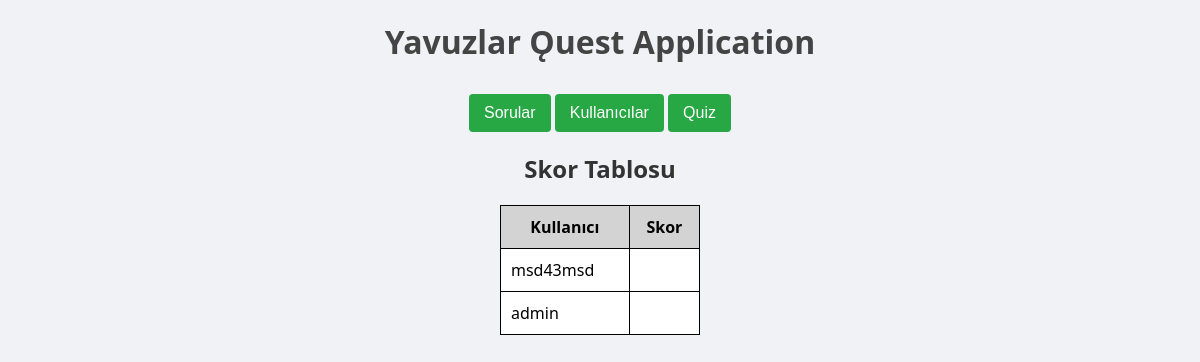
The app's page /index.php (signed in), older data.
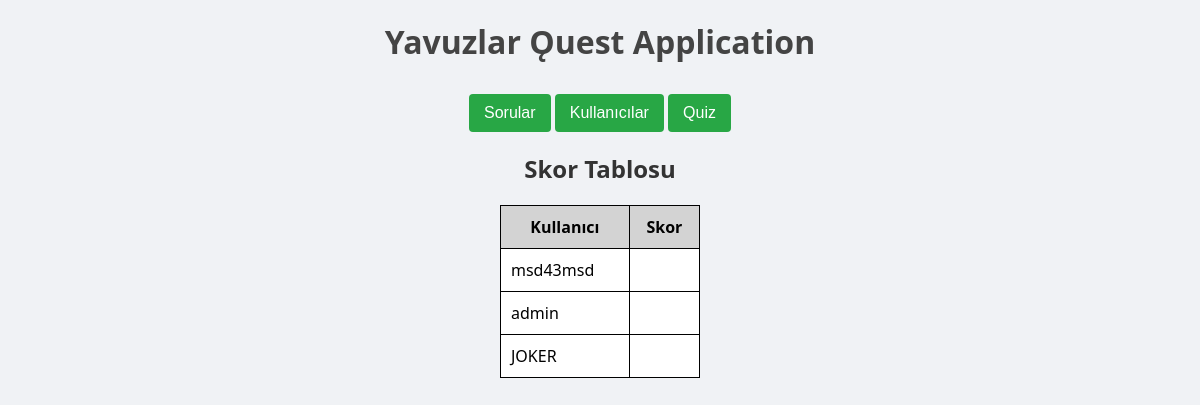
The same page, newer data.
### tables this page shows
CREATE TABLE users (
        id INTEGER PRIMARY KEY AUTOINCREMENT,
        username TEXT NOT NULL UNIQUE,
        password TEXT NOT NULL,
        role TEXT NOT NULL CHECK (role IN ('admin', 'user'))
    , "skore");

### index.php (the view, shortened to what this page needs)
<?php
try {
    $pdo = new PDO('sqlite:veriler.db');
    $pdo->setAttribute(PDO::ATTR_ERRMODE, PDO::ERRMODE_EXCEPTION);
    $stmt = $pdo->query('SELECT username, skore FROM users ORDER BY skore DESC');
    $users = $stmt->fetchAll(PDO::FETCH_ASSOC);
} catch (PDOException $e) {
    echo 'Veritabanı bağlantı hatası: ' . $e->getMessage();
    exit();
}
?>
<!DOCTYPE html>
<html lang="tr">
<head>
    <link rel="stylesheet" href="style.css">
</head>
<body>
    <h1>Yavuzlar Ǫuest Application</h1>
    <nav>
        <?php if (isset($_SESSION['user_id']) && $_SESSION['role'] == 'admin') { ?>
            <a href="admin.php"><button type="button">Sorular</button></a>
            <a href="users.php"><button type="button">Kullanıcılar</button></a>
        <?php } ?>
        <a href="sorular.php"><button type="button">Quiz</button></a>
    </nav>
    <center>
        <h2>Skor Tablosu</h2>
        <table>
            <tr>
                <th>Kullanıcı</th>
                <th>Skor</th>
            </tr>
            <?php foreach ($users as $user) { ?>
                <tr>
                    <td><?php echo htmlspecialchars($user['username']); ?></td>
                    <td><?php echo htmlspecialchars($user['skore']); ?></td>
                </tr>
            <?php } ?>
        </table>
    </center>
</body>
</html>

### style.css (style rules this page uses)
body { font-family: 'Segoe UI', Tahoma, Geneva, Verdana, sans-serif; background-color: #f0f2f5; margin: 0; padding: 0; text-align: center; color: #333; }
h1 { color: #444; margin-top: 20px; font-size: 2em; }
button { padding: 10px 15px; margin-top: 10px; cursor: pointer; background-color: #28a745; color: white; border: none; border-radius: 4px; font-size: 1em; transition: background-color 0.3s; }
table { width: 200px; border-collapse: collapse; }
th, td { padding: 10px; border: 1px solid black; }
th { background-color: lightgray; color: black; }
td { background-color: white; color: black; }

Row changes from the older to the newer data that the page shows:
added users: username "JOKER"
